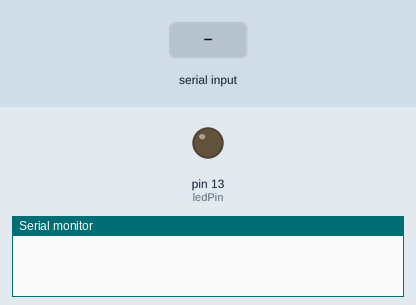
A sketch run on a simulated Arduino Uno, built with avr-gcc and run on an emulated ATmega328P. On the bench: output pins drawn as LEDs (lit = HIGH), the last lines printed to the serial monitor. The test bench sets the inputs (shaded band).

Above: at 1.2 s.
1.3 s: "A" received over Serial
At 1.7 s:
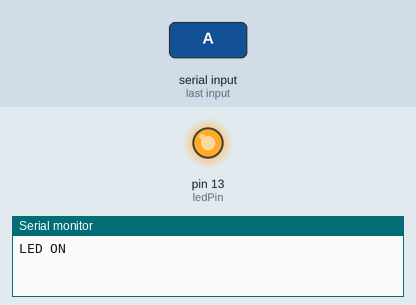
2.8 s: "B" received over Serial
At 4.1 s:
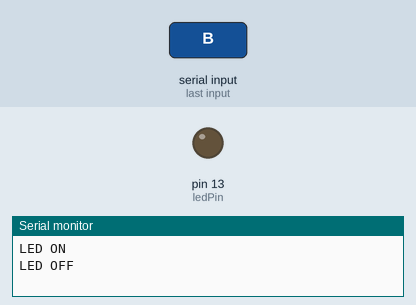
Timing chart, 0 to 5.8 s (numbered marks = the images above; inputs shaded):
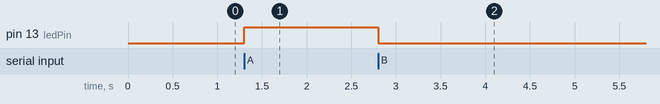

The sketch:

HC05.ino
```cpp
const int ledPin = 13;   // Built-in LED pin

void setup() {
  Serial.begin(9600);    // Start serial communication for HC-05
  pinMode(ledPin, OUTPUT); // Set LED pin as output
}

void loop() {
  if (Serial.available() > 0) {     // Check if data is available
    char receivedChar = Serial.read(); // Read the incoming byte

    if (receivedChar == 'A') {       // If 'A' is received
      digitalWrite(ledPin, HIGH);    // Turn on the LED
      Serial.println("LED ON");      // Optional feedback
    }
    else if (receivedChar == 'B') {  // If 'B' is received
      digitalWrite(ledPin, LOW);     // Turn off the LED
      Serial.println("LED OFF");     // Optional feedback
    }
  }
}
```

Measured:
- after the input at 1.3 s, pin 13 (ledPin): LOW → HIGH at once
- after the input at 2.8 s, pin 13 (ledPin): HIGH → LOW at once
